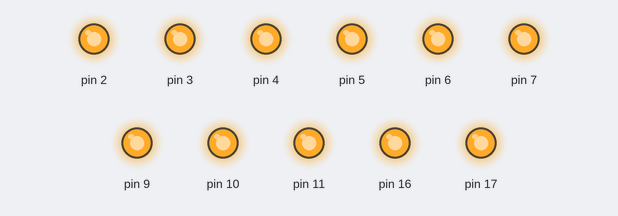
A sketch run on a simulated Arduino Uno, built with avr-gcc and run on an emulated ATmega328P. Shown: output pins drawn as LEDs (lit = HIGH).

Above: at 0.2 s.
At 2.35 s:
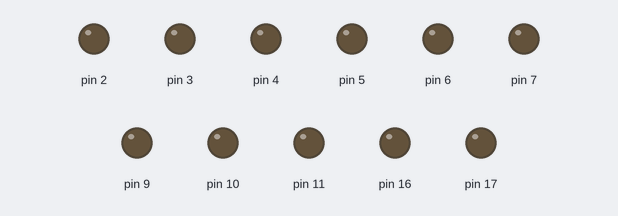
Timing chart, 0 to 3.0 s (numbered marks = the images above):
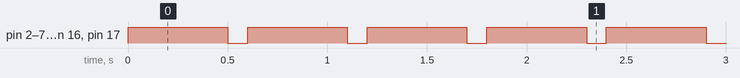

The sketch:

TestSAMDE.ino
```cpp
void setup() {
  // Initialize the LED pin as an output
  pinMode(2, OUTPUT);
  pinMode(3, OUTPUT);
  pinMode(4, OUTPUT);
  pinMode(5, OUTPUT);
  pinMode(16, OUTPUT);
  pinMode(17, OUTPUT);
  pinMode(6, OUTPUT);
  pinMode(10, OUTPUT);
  pinMode(9, OUTPUT);
  pinMode(11, OUTPUT);
  pinMode(7, OUTPUT);
}

void loop() {
  // Turn the LED on
  digitalWrite(2, HIGH);
  digitalWrite(3, HIGH);
  digitalWrite(4, HIGH);
  digitalWrite(5, HIGH);
  digitalWrite(16, HIGH);
  digitalWrite(17, HIGH);
  digitalWrite(6, HIGH);
  digitalWrite(10, HIGH);
  digitalWrite(9, HIGH);
  digitalWrite(11, HIGH);
  digitalWrite(7, HIGH);
  delay(500); // Wait for a second
  // Turn the LED off
  digitalWrite(2, LOW);
  digitalWrite(3, LOW);
  digitalWrite(4, LOW);
  digitalWrite(5, LOW);
  digitalWrite(16, LOW);
  digitalWrite(17, LOW);
  digitalWrite(6, LOW);
  digitalWrite(10, LOW);
  digitalWrite(9, LOW);
  digitalWrite(11, LOW);
  digitalWrite(7, LOW);
  delay(100); // Wait for a second
}
```

Measured:
- by itself, pin 2–7, pin 9–11, pin 16, pin 17: alternates HIGH for 0.50 s and LOW for 0.10 s
